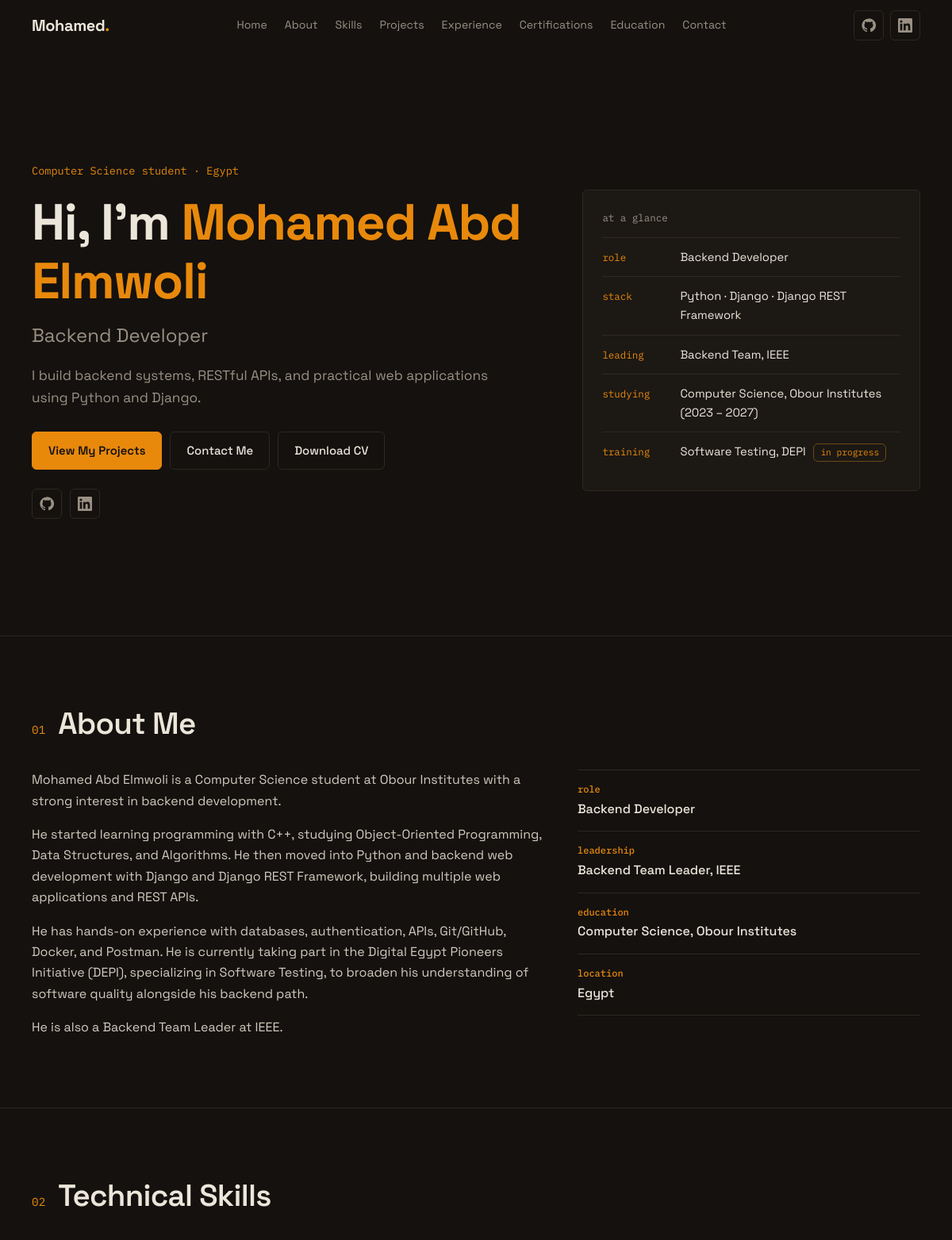
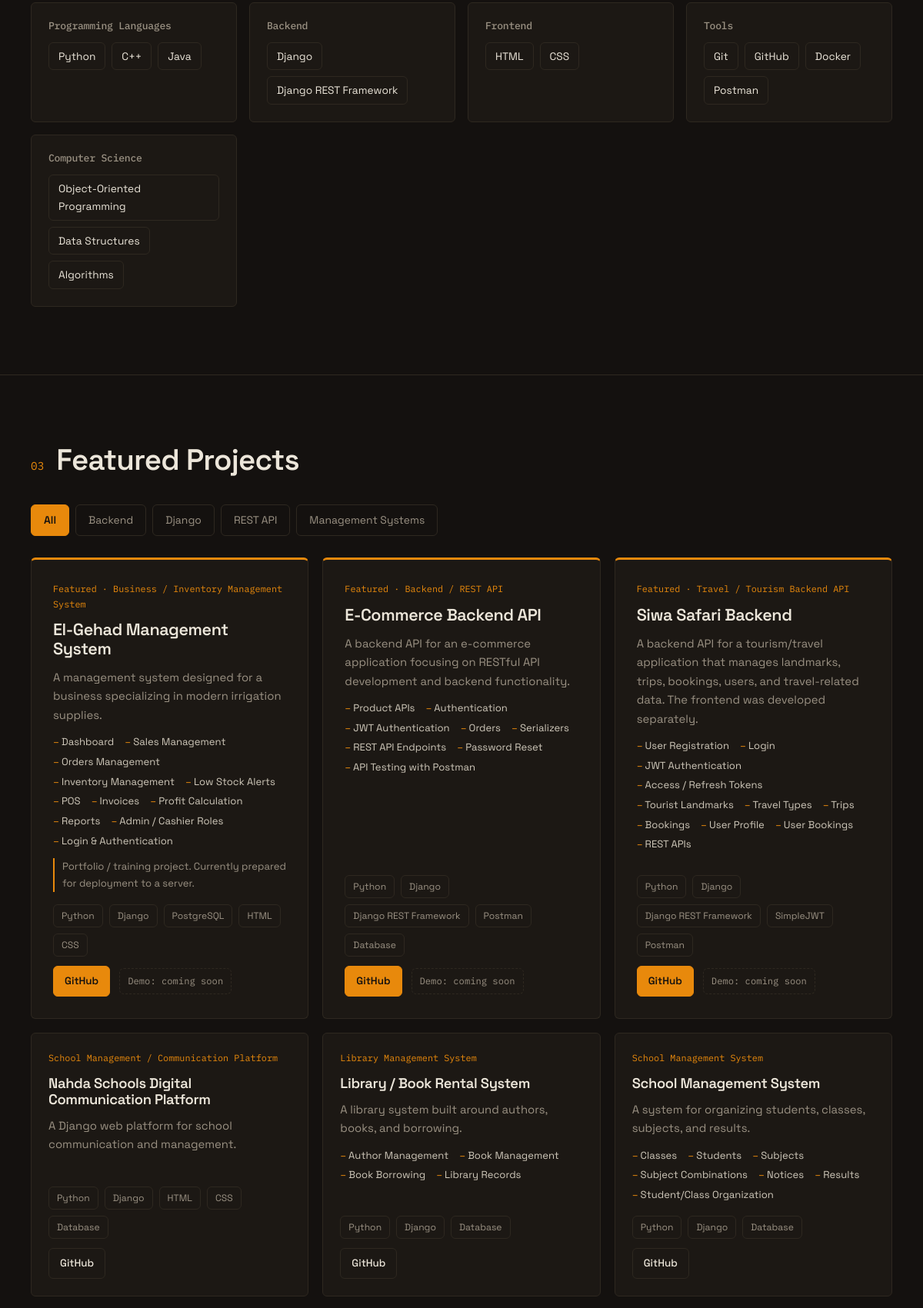
The page / (upper part) on the database its author committed (2 pictures, top to bottom).
### portfolio/models.py (models this page shows, shortened)
class SkillCategory(models.Model):
    name = models.CharField(max_length=80)
    order = models.PositiveSmallIntegerField(default=0)
    class Meta:
        ordering = ["order", "id"]
        verbose_name_plural = "skill categories"

class Skill(models.Model):
    category = models.ForeignKey(SkillCategory, on_delete=models.CASCADE, related_name="skills")
    name = models.CharField(max_length=80)
    order = models.PositiveSmallIntegerField(default=0)
    class Meta:
        ordering = ["order", "id"]

class Project(models.Model):
    title = models.CharField(max_length=150)
    slug = models.SlugField(unique=True)
    kind = models.CharField("type", max_length=120, help_text="e.g. Backend / REST API")
    description = models.TextField()
    features = models.TextField(blank=True, help_text="One feature per line.")
    technologies = models.CharField(max_length=250, help_text="Comma separated.")
    categories = models.CharField(
        max_length=120,
        help_text="Space separated filter tags. Allowed: backend django rest management",
    )
    is_featured = models.BooleanField(default=False)
    note = models.CharField(max_length=250, blank=True, help_text="Short status note (optional).")
    github_url = models.URLField(blank=True)
    demo_url = models.URLField(blank=True, help_text="Leave empty if there is no live demo.")
    order = models.PositiveSmallIntegerField(default=0)
    class Meta:
        ordering = ["order", "id"]
    @property
    def feature_list(self):
        return [line.strip() for line in self.features.splitlines() if line.strip()]
    @property
    def tech_list(self):
        return [t.strip() for t in self.technologies.split(",") if t.strip()]

### portfolio/views.py (the view)
# urls.py: path("", views.home, name="home"),
def home(request):
    context = {
        "site": SITE,
        "skill_categories": SkillCategory.objects.prefetch_related("skills"),
        "projects": Project.objects.all(),
        "certifications": Certification.objects.all(),
    }
    return render(request, "portfolio/index.html", context)

### portfolio/templates/portfolio/index.html (shortened to what this page needs)
{% load static %}<!doctype html>
<html lang="en">
<head>
  <link rel="stylesheet" href="{% static 'portfolio/css/style.css' %}">
</head>
<body>
  <header class="navbar" id="navbar">
    <div class="container nav-inner">
      <a href="#home" class="logo">Mohamed<span>.</span></a>
      <nav aria-label="Main navigation">
        <ul class="nav-links" id="navLinks">
          <li><a href="#home">Home</a></li>
          <li><a href="#about">About</a></li>
          <li><a href="#skills">Skills</a></li>
          <li><a href="#projects">Projects</a></li>
          <li><a href="#experience">Experience</a></li>
          <li><a href="#certifications">Certifications</a></li>
          <li><a href="#education">Education</a></li>
          <li><a href="#contact">Contact</a></li>
        </ul>
      </nav>
      <div class="nav-social">
        <a href="{{ site.github }}" target="_blank" rel="noopener" aria-label="GitHub">
        </a>
        <a href="{{ site.linkedin }}" target="_blank" rel="noopener" aria-label="LinkedIn">
        </a>
      </div>
    </div>
  </header>
  <main id="main">
    <section class="hero" id="home">
      <div class="container hero-inner">
        <div class="hero-text reveal">
          <p class="mono kicker">Computer Science student · Egypt</p>
          <h1>Hi, I'm <em>Mohamed Abd Elmwoli</em></h1>
          <p class="subtitle">Backend Developer</p>
          <p class="lead">I build backend systems, RESTful APIs, and practical web applications using Python and Django.</p>
          <div class="cta-row">
            <a class="btn primary" href="#projects">View My Projects</a>
            <a class="btn" href="#contact">Contact Me</a>
            <a class="btn" href="{% url 'cv' %}">Download CV</a>
          </div>
          <div class="hero-social">
            <a href="{{ site.github }}" target="_blank" rel="noopener" aria-label="GitHub"></a>
            <a href="{{ site.linkedin }}" target="_blank" rel="noopener" aria-label="LinkedIn"></a>
          </div>
        </div>
        <aside class="glance reveal" aria-label="At a glance">
          <p class="mono glance-title">at a glance</p>
          <dl>
            <div><dt>role</dt><dd>Backend Developer</dd></div>
            <div><dt>stack</dt><dd>Python · Django · Django REST Framework</dd></div>
            <div><dt>leading</dt><dd>Backend Team, IEEE</dd></div>
            <div><dt>studying</dt><dd>Computer Science, Obour Institutes (2023 – 2027)</dd></div>
            <div><dt>training</dt><dd>Software Testing, DEPI <span class="status">in progress</span></dd></div>
          </dl>
        </aside>
      </div>
    </section>
    <section class="section" id="about">
      <div class="container">
        <div class="section-head reveal"><span class="mono num">01</span><h2>About Me</h2></div>
        <div class="about-grid">
          <div class="about-text reveal">
            <p>Mohamed Abd Elmwoli is a Computer Science student at Obour Institutes with a strong interest in backend development.</p>
            <p>He started learning programming with C++, studying Object-Oriented Programming, Data Structures, and Algorithms. He then moved into Python and backend web development with Django and Django REST Framework, building multiple web applications and REST APIs.</p>
            <p>He has hands-on experience with databases, authentication, APIs, Git/GitHub, Docker, and Postman. He is currently taking part in the Digital Egypt Pioneers Initiative (DEPI), specializing in Software Testing, to broaden his understanding of software quality alongside his backend path.</p>
            <p>He is also a Backend Team Leader at IEEE.</p>
          </div>
          <ul class="facts reveal">
            <li><span class="mono">role</span>Backend Developer</li>
            <li><span class="mono">leadership</span>Backend Team Leader, IEEE</li>
            <li><span class="mono">education</span>Computer Science, Obour Institutes</li>
            <li><span class="mono">location</span>Egypt</li>
          </ul>
        </div>
      </div>
    </section>
    <section class="section" id="skills">
      <div class="container">
        <div class="section-head reveal"><span class="mono num">02</span><h2>Technical Skills</h2></div>
        <div class="skills-grid">
          {% for category in skill_categories %}
          <div class="card skill-cat reveal">
            <h3 class="mono">{{ category.name }}</h3>
            <ul class="chips">
              {% for skill in category.skills.all %}<li>{{ skill.name }}</li>{% endfor %}
            </ul>
          </div>
          {% endfor %}
        </div>
      </div>
    </section>
    <section class="section" id="projects">
      <div class="container">
        <div class="section-head reveal"><span class="mono num">03</span><h2>Featured Projects</h2></div>
        <div class="filters reveal" role="group" aria-label="Filter projects">
          <button class="filter active" data-filter="all" aria-pressed="true">All</button>
          <button class="filter" data-filter="backend" aria-pressed="false">Backend</button>
          <button class="filter" data-filter="django" aria-pressed="false">Django</button>
          <button class="filter" data-filter="rest" aria-pressed="false">REST API</button>
          <button class="filter" data-filter="management" aria-pressed="false">Management Systems</button>
        </div>
        <div class="projects-grid" id="projectsGrid">
          {% for p in projects %}
          <article class="card project{% if p.is_featured %} featured{% endif %}" data-cat="{{ p.categories }}">
            <p class="mono tag">{% if p.is_featured %}Featured · {% endif %}{{ p.kind }}</p>
            <h3>{{ p.title }}</h3>
            <p class="desc">{{ p.description }}</p>
            {% if p.feature_list %}
            <ul class="feat">
              {% for f in p.feature_list %}<li>{{ f }}</li>{% endfor %}
            </ul>
            {% endif %}
            {% if p.note %}<p class="note">{{ p.note }}</p>{% endif %}
            <ul class="chips small stack">
              {% for t in p.tech_list %}<li>{{ t }}</li>{% endfor %}
            </ul>
            <div class="proj-actions">
              {% if p.github_url %}<a class="btn small{% if p.is_featured %} primary{% endif %}" href="{{ p.github_url }}" target="_blank" rel="noopener">GitHub</a>{% endif %}
              {% if p.demo_url %}
                <a class="btn small" href="{{ p.demo_url }}" target="_blank" rel="noopener">Live Demo</a>
              {% elif p.is_featured %}
                <span class="soon mono">Demo: coming soon</span>
              {% endif %}
            </div>
          </article>
          {% endfor %}
        </div>
      </div>
    </section>
  </main>
</body>
</html>

### rows shown on the page
SkillCategory: name "Programming Languages"
Skill: name "Python"
Skill: name "C++"
Skill: name "Java"
SkillCategory: name "Backend"
Skill: name "Django"
Skill: name "Django REST Framework"
SkillCategory: name "Frontend"
Skill: name "HTML"
Skill: name "CSS"
SkillCategory: name "Tools"
Skill: name "Git"
Skill: name "GitHub"
Skill: name "Docker"
Skill: name "Postman"
SkillCategory: name "Computer Science"
Skill: name "Object-Oriented Programming"
Skill: name "Data Structures"
Skill: name "Algorithms"
Project: is_featured "Featured ·", kind "Business / Inventory Management System", title "El-Gehad Management System", description "A management system designed for a business specializing in modern irrigation supplies.", feature_list "Dashboard" "Sales Management" "Orders Management" "Inventory Management" "Low Stock Alerts" "POS" "Invoices" "Profit Calculation" "Reports" "Admin / Cashier Roles" "Login & Authentication", note "Portfolio / training project. Currently prepared for deployment to a server.", tech_list "Python" "Django" "PostgreSQL" "HTML" "CSS", demo_url "Demo: coming soon"
Project: is_featured "Featured ·", kind "Backend / REST API", title "E-Commerce Backend API", description "A backend API for an e-commerce application focusing on RESTful API development and backend functionality.", feature_list "Product APIs" "Authentication" "JWT Authentication" "Orders" "Serializers" "REST API Endpoints" "Password Reset" "API Testing with Postman", tech_list "Python" "Django" "Django REST Framework" "Postman" "Database", demo_url "Demo: coming soon"
Project: is_featured "Featured ·", kind "Travel / Tourism Backend API", title "Siwa Safari Backend", description "A backend API for a tourism/travel application that manages landmarks, trips, bookings, users, and travel-related data. The frontend was developed separately.", feature_list "User Registration" "Login" "JWT Authentication" "Access / Refresh Tokens" "Tourist Landmarks" "Travel Types" "Trips" "Bookings" "User Profile" "User Bookings" "REST APIs", tech_list "Python" "Django" "Django REST Framework" "SimpleJWT" "Postman", demo_url "Demo: coming soon"
Project: kind "School Management / Communication Platform", title "Nahda Schools Digital Communication Platform", description "A Django web platform for school communication and management.", tech_list "Python" "Django" "HTML" "CSS" "Database"
Project: kind "Library Management System", title "Library / Book Rental System", description "A library system built around authors, books, and borrowing.", feature_list "Author Management" "Book Management" "Book Borrowing" "Library Records", tech_list "Python" "Django" "Database"
Project: kind "School Management System", title "School Management System", description "A system for organizing students, classes, subjects, and results.", feature_list "Classes" "Students" "Subjects" "Subject Combinations" "Notices" "Results" "Student/Class Organization", tech_list "Python" "Django" "Database"
